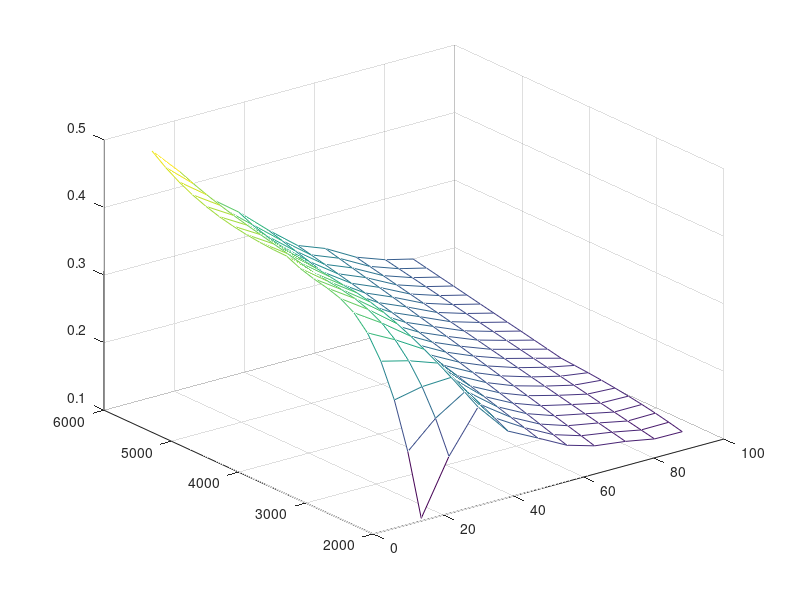

Here is the MATLAB script that generated this plot:
%liftdata smooth
x = [13.7 21.6 29.9 38.4 46.9 55.2 63.1 71.9 80.2 88.1];
y = (2000:200:6000);
CL(1,1) = 0.1040; CL(1,2) = 0.1846; CL(1,3) = 0.2460; CL(1,4) = 0.1984; CL(1,5)  = 0.1762;
CL(1,6) = 0.1538; CL(1,7) = 0.1418; CL(1,8) = 0.1360; CL(1,9) = 0.1280; CL(1,10) = 0.1276;
CL(2,1) = 0.1936; CL(2,2) = 0.2318; CL(2,3) = 0.2590; CL(2,4) = 0.2089; CL(2,5)  = 0.1824;
CL(2,6) = 0.1603; CL(2,7) = 0.1476; CL(2,8) = 0.1405; CL(2,9) = 0.1321; CL(2,10) = 0.1324;
CL(3,1) = 0.2608; CL(3,2) = 0.2694; CL(3,3) = 0.2715; CL(3,4) = 0.2191; CL(3,5)  = 0.1886;
CL(3,6) = 0.1668; CL(3,7) = 0.1533; CL(3,8) = 0.1450; CL(3,9) = 0.1362; CL(3,10) = 0.1367;
CL(4,1) = 0.3090; CL(4,2) = 0.2986; CL(4,3) = 0.2835; CL(4,4) = 0.2289; CL(4,5)  = 0.1949;
CL(4,6) = 0.1731; CL(4,7) = 0.1589; CL(4,8) = 0.1494; CL(4,9) = 0.1403; CL(4,10) = 0.1404;
CL(5,1) = 0.3418; CL(5,2) = 0.3205; CL(5,3) = 0.2947; CL(5,4) = 0.2384; CL(5,5)  = 0.2011;
CL(5,6) = 0.1794; CL(5,7) = 0.1646; CL(5,8) = 0.1539; CL(5,9) = 0.1444; CL(5,10) = 0.1436;
CL(6,1) = 0.3624; CL(6,2) = 0.3362; CL(6,3) = 0.3049; CL(6,4) = 0.2475; CL(6,5)  = 0.2073;
CL(6,6) = 0.1856; CL(6,7) = 0.1702; CL(6,8) = 0.1584; CL(6,9) = 0.1485; CL(6,10) = 0.1464;
CL(7,1) = 0.3743; CL(7,2) = 0.3470; CL(7,3) = 0.3140; CL(7,4) = 0.2562; CL(7,5)  = 0.2135;
CL(7,6) = 0.1916; CL(7,7) = 0.1757; CL(7,8) = 0.1629; CL(7,9) = 0.1526; CL(7,10) = 0.1488;
CL(8,1) = 0.3808; CL(8,2) = 0.3541; CL(8,3) = 0.3217; CL(8,4) = 0.2644; CL(8,5)  = 0.2197;
CL(8,6) = 0.1976; CL(8,7) = 0.1813; CL(8,8) = 0.1673; CL(8,9) = 0.1567; CL(8,10) = 0.1508;
CL(9,1) = 0.3854; CL(9,2) = 0.3584; CL(9,3) = 0.3280; CL(9,4) = 0.2722; CL(9,5)  = 0.2259;
CL(9,6) = 0.2035; CL(9,7) = 0.1868; CL(9,8) = 0.1718; CL(9,9) = 0.1608; CL(9,10) = 0.1524;
CL(10,1) = 0.3915; CL(10,2) = 0.3614; CL(10,3) = 0.3325; CL(10,4) = 0.2795; CL(10,5)  = 0.2322;
CL(10,6) = 0.2092; CL(10,7) = 0.1923; CL(10,8) = 0.1763; CL(10,9) = 0.1649; CL(10,10) = 0.1539;
CL(11,1) = 0.4005; CL(11,2) = 0.3640; CL(11,3) = 0.3347; CL(11,4) = 0.2862; CL(11,5)  = 0.2384;
CL(11,6) = 0.2149; CL(11,7) = 0.1977; CL(11,8) = 0.1807; CL(11,9) = 0.1690; CL(11,10) = 0.1582;
CL(12,1) = 0.4010; CL(12,2) = 0.3696; CL(12,3) = 0.3380; CL(12,4) = 0.2925; CL(12,5)  = 0.2446;
CL(12,6) = 0.2205; CL(12,7) = 0.2032; CL(12,8) = 0.1852; CL(12,9) = 0.1731; CL(12,10) = 0.1624;
CL(13,1) = 0.4026; CL(13,2) = 0.3748; CL(13,3) = 0.3412; CL(13,4) = 0.2982; CL(13,5)  = 0.2508;
CL(13,6) = 0.2259; CL(13,7) = 0.2086; CL(13,8) = 0.1897; CL(13,9) = 0.1772; CL(13,10) = 0.1666;
CL(14,1) = 0.4050; CL(14,2) = 0.3797; CL(14,3) = 0.3440; CL(14,4) = 0.3033; CL(14,5)  = 0.2570;
CL(14,6) = 0.2313; CL(14,7) = 0.2139; CL(14,8) = 0.1941; CL(14,9) = 0.1813; CL(14,10) = 0.1707;
CL(15,1) = 0.4084; CL(15,2) = 0.3845; CL(15,3) = 0.3468; CL(15,4) = 0.3078; CL(15,5)  = 0.2632;
CL(15,6) = 0.2366; CL(15,7) = 0.2193; CL(15,8) = 0.1986; CL(15,9) = 0.1854; CL(15,10) = 0.1749;
CL(16,1) = 0.4130; CL(16,2) = 0.3894; CL(16,3) = 0.3496; CL(16,4) = 0.3119; CL(16,5)  = 0.2695;
CL(16,6) = 0.2418; CL(16,7) = 0.2246; CL(16,8) = 0.2031; CL(16,9) = 0.1895; CL(16,10) = 0.1791;
CL(17,1) = 0.4192; CL(17,2) = 0.3947; CL(17,3) = 0.3527; CL(17,4) = 0.3149; CL(17,5)  = 0.2757;
CL(17,6) = 0.2469; CL(17,7) = 0.2298; CL(17,8) = 0.2076; CL(17,9) = 0.1936; CL(17,10) = 0.1833;
CL(18,1) = 0.4271; CL(18,2) = 0.4004; CL(18,3) = 0.3563; CL(18,4) = 0.3184; CL(18,5)  = 0.2819;
CL(18,6) = 0.2518; CL(18,7) = 0.2351; CL(18,8) = 0.2120; CL(18,9) = 0.1977; CL(18,10) = 0.1875;
CL(19,1) = 0.4371; CL(19,2) = 0.4069; CL(19,3) = 0.3607; CL(19,4) = 0.3233; CL(19,5)  = 0.2881;
CL(19,6) = 0.2567; CL(19,7) = 0.2403; CL(19,8) = 0.2165; CL(19,9) = 0.2018; CL(19,10) = 0.1916;
CL(20,1) = 0.4494; CL(20,2) = 0.4143; CL(20,3) = 0.3660; CL(20,4) = 0.3300; CL(20,5)  = 0.2943;
CL(20,6) = 0.2615; CL(20,7) = 0.2455; CL(20,8) = 0.2210; CL(20,9) = 0.2059; CL(20,10) = 0.1958;
CL(21,1) = 0.4644; CL(21,2) = 0.4227; CL(21,3) = 0.3724; CL(21,4) = 0.3393; CL(21,5)  = 0.3005;
CL(21,6) = 0.2662; CL(21,7) = 0.2507; CL(21,8) = 0.2254; CL(21,9) = 0.2100; CL(21,10) = 0.200;
mesh(x,y,CL);
